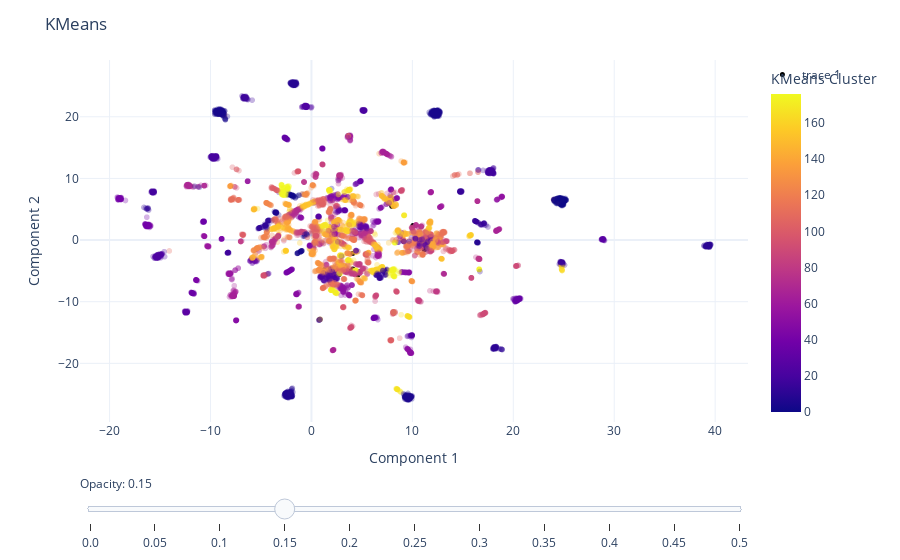

Notebook cell for this chart:
### Code cell
# Plot the training points
fig = px.scatter(
    data_frame = train_2d,
    x = "Component 1",
    y = "Component 2", # Change components to visualize each of the 30 dimensions
    color = "KMeans Cluster",
    hover_data = ["taxon_id", "Target", "Media Cluster"],
    opacity = 0.3
) 

# Add the test points as a scatter trace
fig.add_trace(
    go.Scatter(
        x=test_2d["Component 1"],  # x coordinates
        y=test_2d["Component 2"],  # y coordinates
        mode='markers',
        marker=dict(
            color='black',  
            size=5,  
            opacity=1.0 
        ),
        text=test_2d["Target"]  # marker hover text
    )
)

# Opacity slider
steps = []
for i in range(11):  # 0 to 1 in steps of 0.1
    step = dict(
        method="restyle",
        args=[{"marker.opacity": [i/20]}, [0]],  # Adjust opacity of the first trace only
        label=str(i/20)
    )
    steps.append(step)
sliders = [dict(
    active=3,  # initial value corresponding to opacity=0.3
    currentvalue={"prefix": "Opacity: "},
    pad={"t": 50},
    steps=steps
)]

fig.update_layout(
    sliders=sliders,
    title="KMeans",
    template="plotly_white",
)

fig.show()

### Figure 1 — Plotly figure (JSON) as saved in the notebook; plotly's stock layout.template omitted (floating-point values rounded to 4 significant figures; data arrays with more than 128 entries replaced by an {"elided": "..."} marker saying what was removed)
{"data": [{"customdata": {"elided": "8464x3 mixed values"}, "hovertemplate": "Component 1=%{x}<br>Component 2=%{y}<br>taxon_id=%{customdata[0]}<br>Target=%{customdata[1]}<br>Media Cluster=%{customdata[2]}<br>KMeans Cluster=%{marker.color}<extra></extra>", "legendgroup": "", "marker": {"color": {"elided": "8464 int values"}, "coloraxis": "coloraxis", "opacity": 0.3, "symbol": "circle"}, "mode": "markers", "name": "", "showlegend": false, "type": "scattergl", "x": {"elided": "8464 float values"}, "xaxis": "x", "y": {"elided": "8464 float values"}, "yaxis": "y"}, {"marker": {"color": "black", "opacity": 1, "size": 5}, "mode": "markers", "text": ["unknown", "unknown", "unknown", "unknown", "unknown", "unknown", "unknown", "unknown", "unknown", "unknown", "unknown", "unknown", "unknown", "unknown", "unknown", "unknown", "unknown", "unknown", "unknown", "unknown", "unknown", "unknown", "unknown"], "type": "scatter", "x": [4.077, 7.697, 4.714, 1.255, 4.177, 7.861, 2.433, 4.103, 7.806, 4.242, 7.964, 7.953, 11.18, 4.105, 3.857, 7.765, 2.74, 7.888, 3.996, 2.306, 4.609, 10.06, 7.737], "y": [-2.168, 6.453, -5.151, -4.809, -4.813, 5.934, -4.883, -4.692, 6.414, -5.013, 5.505, 6.371, -1.59, -5.026, -5.068, 6.381, -5.591, 6.212, -5.028, -5.798, -5.64, 2.379, 6.313]}], "layout": {"coloraxis": {"colorbar": {"title": {"text": "KMeans Cluster"}}, "colorscale": [[0, "#0d0887"], [0.1111, "#46039f"], [0.2222, "#7201a8"], [0.3333, "#9c179e"], [0.4444, "#bd3786"], [0.5556, "#d8576b"], [0.6667, "#ed7953"], [0.7778, "#fb9f3a"], [0.8889, "#fdca26"], [1, "#f0f921"]]}, "legend": {"tracegroupgap": 0}, "margin": {"t": 60}, "sliders": [{"active": 3, "currentvalue": {"prefix": "Opacity: "}, "pad": {"t": 50}, "steps": [{"args": [{"marker.opacity": [0]}, [0]], "label": "0.0", "method": "restyle"}, {"args": [{"marker.opacity": [0.05]}, [0]], "label": "0.05", "method": "restyle"}, {"args": [{"marker.opacity": [0.1]}, [0]], "label": "0.1", "method": "restyle"}, {"args": [{"marker.opacity": [0.15]}, [0]], "label": "0.15", "method": "restyle"}, {"args": [{"marker.opacity": [0.2]}, [0]], "label": "0.2", "method": "restyle"}, {"args": [{"marker.opacity": [0.25]}, [0]], "label": "0.25", "method": "restyle"}, {"args": [{"marker.opacity": [0.3]}, [0]], "label": "0.3", "method": "restyle"}, {"args": [{"marker.opacity": [0.35]}, [0]], "label": "0.35", "method": "restyle"}, {"args": [{"marker.opacity": [0.4]}, [0]], "label": "0.4", "method": "restyle"}, {"args": [{"marker.opacity": [0.45]}, [0]], "label": "0.45", "method": "restyle"}, {"args": [{"marker.opacity": [0.5]}, [0]], "label": "0.5", "method": "restyle"}]}], "title": {"text": "KMeans"}, "xaxis": {"anchor": "y", "domain": [0, 1], "title": {"text": "Component 1"}}, "yaxis": {"anchor": "x", "domain": [0, 1], "title": {"text": "Component 2"}}}}
